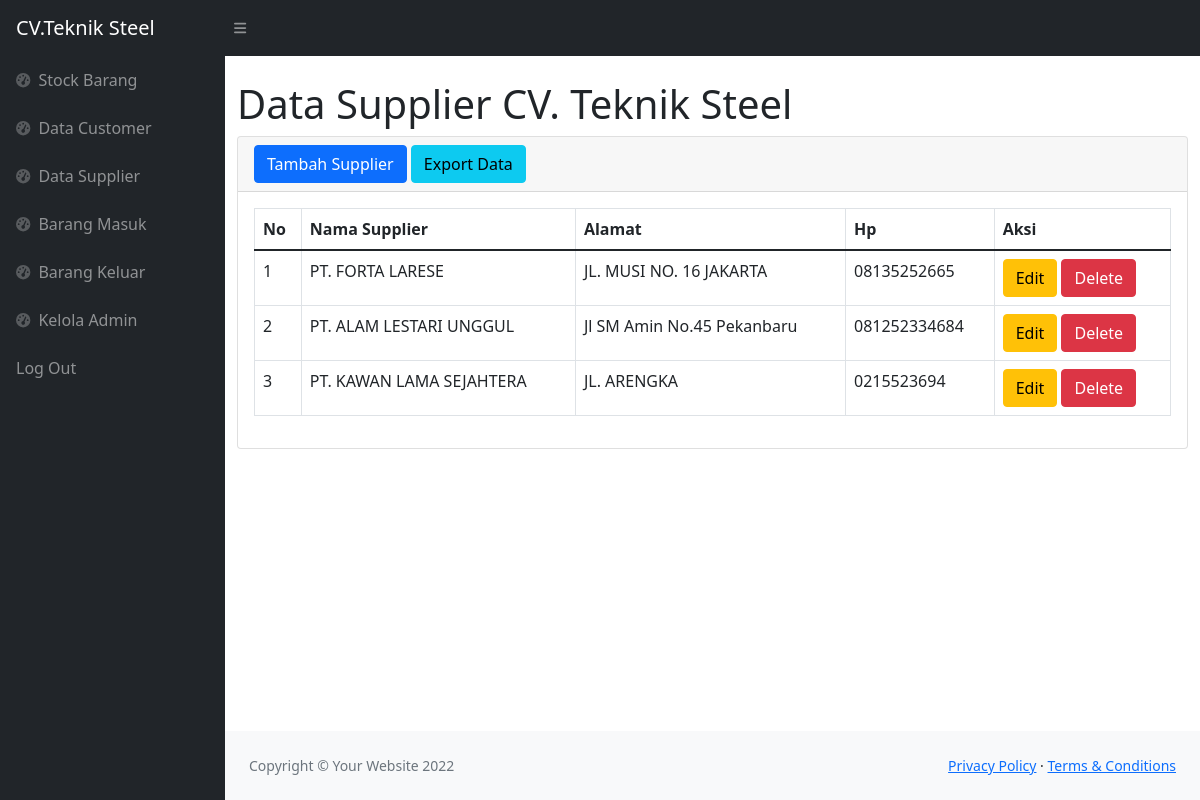
/supplier.php (signed in), run on the app's committed database.
### tables this page shows
CREATE TABLE `supplier` (
  `idsupplier` int(11) NOT NULL,
  `namasupplier` varchar(200) NOT NULL,
  `alamat` text NOT NULL,
  `hp` text NOT NULL
);

### supplier.php (the view, shortened to what this page needs)
<?php
require 'function.php';
?>
<!DOCTYPE html>
<html lang="en">
    <head>
        <link href="https://cdn.jsdelivr.net/npm/simple-datatables@latest/dist/style.css" rel="stylesheet" />
        <link href="css/styles.css" rel="stylesheet" />
    </head>
    <body class="sb-nav-fixed">
        <nav class="sb-topnav navbar navbar-expand navbar-dark bg-dark">
            <a class="navbar-brand ps-3" href="index.php">CV.Teknik Steel</a>
            <button class="btn btn-link btn-sm order-1 order-lg-0 me-4 me-lg-0" id="sidebarToggle" href="#!"><i class="fas fa-bars"></i></button>
        </nav>
        <div id="layoutSidenav">
            <div id="layoutSidenav_nav">
                <nav class="sb-sidenav accordion sb-sidenav-dark" id="sidenavAccordion">
                    <div class="sb-sidenav-menu">
                        <div class="nav">
                            <a class="nav-link" href="index.php">
                                <div class="sb-nav-link-icon"><i class="fas fa-tachometer-alt"></i></div>
                                Stock Barang
                            </a>
                            <a class="nav-link" href="customer.php">
                                <div class="sb-nav-link-icon"><i class="fas fa-tachometer-alt"></i></div>
                                Data Customer
                            </a>
                            <a class="nav-link" href="supplier.php">
                                <div class="sb-nav-link-icon"><i class="fas fa-tachometer-alt"></i></div>
                                 Data Supplier
                            </a>
                            <a class="nav-link" href="masuk.php">
                                <div class="sb-nav-link-icon"><i class="fas fa-tachometer-alt"></i></div>
                                Barang Masuk
                            </a>
                            <a class="nav-link" href="keluar.php">
                                <div class="sb-nav-link-icon"><i class="fas fa-tachometer-alt"></i></div>
                                Barang Keluar
                            </a>
                            <a class="nav-link" href="kelolaadmin.php">
                                <div class="sb-nav-link-icon"><i class="fas fa-tachometer-alt"></i></div>
                               Kelola Admin
                            </a>
                            <a class="nav-link" href="logout.php">
                                Log Out
                            </a>
                    </div>
                </nav>
            </div>
            <div id="layoutSidenav_content">
                <main>
                    <div class="container-fluid ">
                        <h1 class="mt-4">Data Supplier CV. Teknik Steel</h1>
                            <div class="card mb-4">
                            <div class="card-header">
                            <button type="button" class="btn btn-primary" data-bs-toggle="modal" data-bs-target="#myModal">
                            Tambah Supplier
                        </button>
                        <a href="export.php" class="btn btn-info">Export Data</a>
                            </div>
                        <div class="card-body">
                        <table id="datatablesSimple">
                            <table class="table table-bordered" id="mauexport" width="100%" cellspacing="0">
                                    <thead>
                                        <tr>
                                            <th>No</th>
                                            <th>Nama Supplier</th>
                                            <th>Alamat</th>
                                            <th>Hp</th>
                                            <th>Aksi</th>
                                        </tr>
                                    </thead>
                                    <tbody>
                                        <?php
                                        $ambilsemuadatastock = mysqli_query($conn,"select * from supplier");
                                        $i = 1;
                                        while($data=mysqli_fetch_array($ambilsemuadatastock)){
                                            $namasupplier   = $data['namasupplier'];
                                            $alamat         = $data['alamat'];
                                            $hp             = $data['hp'];
                                            $idsupp         = $data['idsupplier'];
                                        ?>
                                        <tr>
                                            <td><?=$i++;?></td>
                                            <td><?=$namasupplier;?></td>
                                            <td><?=$alamat;?></td>
                                            <td><?=$hp;?></td>
                                            <td>
                                            <button type="button" class="btn btn-warning" data-bs-toggle="modal" data-bs-target="#edit<?=$idsupp;?>">
                                                Edit
                                                </button>
                                                <button type="button" class="btn btn-danger" data-bs-toggle="modal" data-bs-target="#delete<?=$idsupp;?>">
                                                Delete
                                                </button>
                                            </td>
                                        </tr>
                                                    </div>
                                                </div>
                                            </div>
                                        <?php
                                        };
                                        ?>
                <footer class="py-4 bg-light mt-auto">
                    <div class="container-fluid px-4">
                        <div class="d-flex align-items-center justify-content-between small">
                            <div class="text-muted">Copyright &copy; Your Website 2022</div>
                            <div>
                                <a href="#">Privacy Policy</a>
                                &middot;
                                <a href="#">Terms &amp; Conditions</a>
                            </div>
                        </div>
                    </div>
                </footer>
    </body>
    </html>

### data on the page
supplier: namasupplier "PT. FORTA LARESE", alamat "JL. MUSI NO. 16 JAKARTA", hp "08135252665"
supplier: namasupplier "PT. ALAM LESTARI UNGGUL", alamat "Jl SM Amin No.45 Pekanbaru", hp "081252334684"
supplier: namasupplier "PT. KAWAN LAMA SEJAHTERA", alamat "JL. ARENGKA", hp "0215523694"
